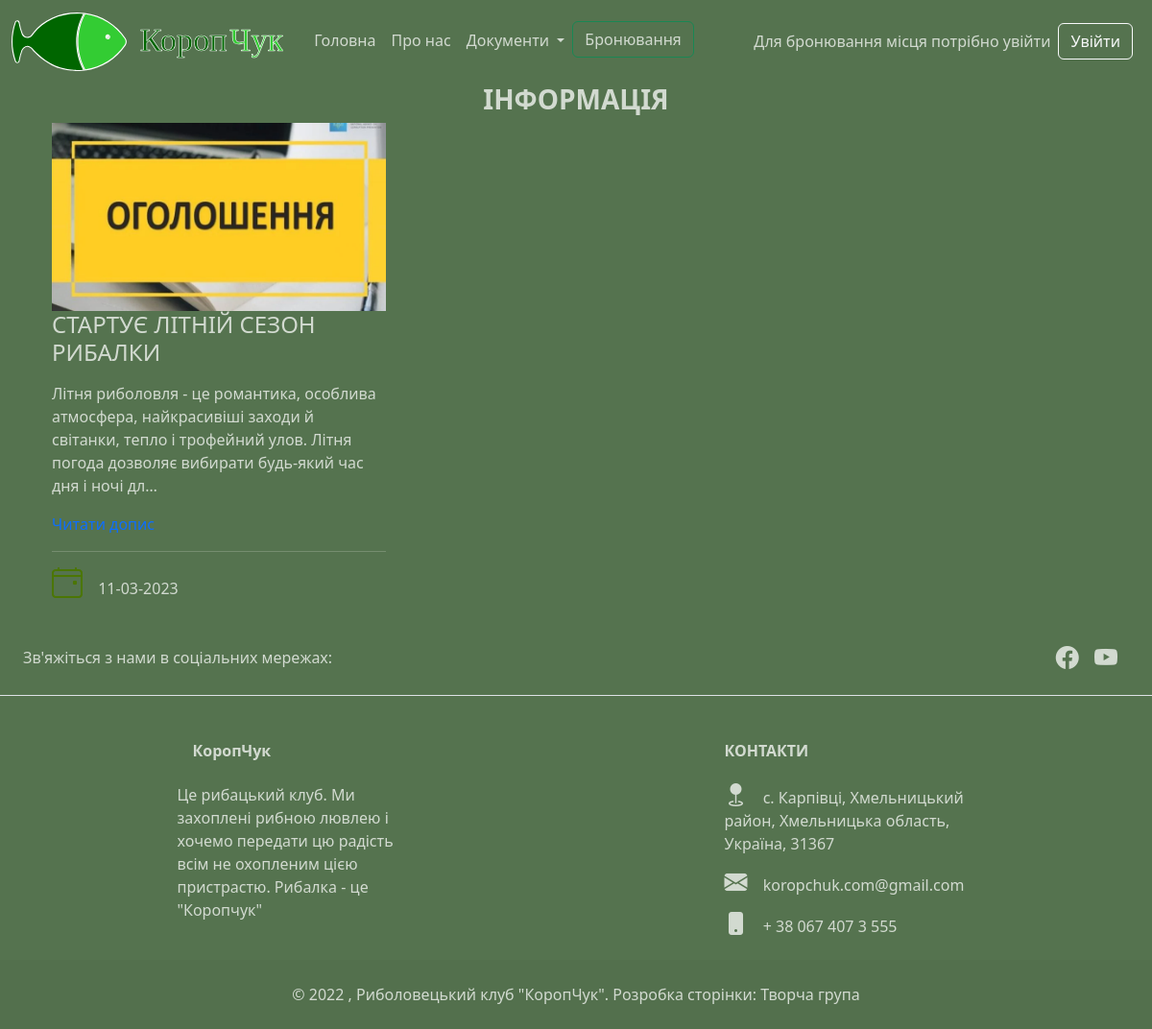
Screenshot of /information/ with the database file from the repository.
### mainapp/models.py (models this page shows, shortened)
class Article(models.Model):
    objects = None
    title = models.CharField(max_length=255, verbose_name='Заголовок')
    slug = models.SlugField(max_length=255, unique=True, db_index=True,
                            verbose_name="URL")  # unique=True це унакальна url-адреса
    content = models.TextField(blank=True, verbose_name='Текст допису')
    photo = models.ImageField(upload_to="photos/%Y/%m/%d", verbose_name='Зображення 16:9/800:450px/WebP')
    document = models.FileField(blank=True, upload_to="documents/%Y/%m/%d/", verbose_name='Додаток')
    time_create = models.DateTimeField(auto_now_add=True, verbose_name='Створено')
    time_update = models.DateTimeField(auto_now=True, verbose_name='Змінено')
    is_published = models.BooleanField(default=True, verbose_name='Опубліковано')
    cat = models.ForeignKey('Category', on_delete=models.PROTECT, verbose_name='Категорія')
    def get_absolute_url(self):
        return reverse('post', kwargs={'post_slug': self.slug})
    class Meta:
        verbose_name = 'Стаття'
        verbose_name_plural = 'Статті'
        ordering = ['-time_create', 'title']

### mainapp/views.py (the view)
# urls.py: path('information/', information, name='information'),
def information(request):
    iposts = Article.objects.filter(cat_id=3)[:9]
    cats = Category.objects.all()
    context = {
        'iposts': iposts,
        'cats': cats,
        'title': 'Інформація',
        'cat_selected': 0,
    }
    return render(request, 'mainapp/information.html', context=context)

### mainapp/models.py (called while the page is built)
    def __str__(self):
        return self.name

    def get_absolute_url(self):
        return reverse('category', kwargs={'cat_id': self.pk})

### mainapp/templatetags/mainapp_tags.py (called while the page is built)
@register.simple_tag(name='getcats')
def get_categories(filter=None):
    if not filter:
        return Category.objects.all()
    else:
        return Category.objects.filter(pk=filter)

@register.inclusion_tag('mainapp/list_categories.html')
def show_categories(sort=None, cat_selected=0):
    if not sort:
        cats = Category.objects.all()
    else:
        cats = Category.objects.order_by(sort)
    return {"cats": cats, "cat_selected": cat_selected}

### mainapp/templates/mainapp/information.html (shortened to what this page needs)
{% extends 'mainapp/base.html' %}
{% load static %}
{% block content %}
<div id="block_information">
  <div class="container">
    <h3 id="header_information_more" class="text-center"><b>ІНФОРМАЦІЯ</b></h3>
      <div class="container-fluid m-auto my-2">
        <div class="row">
            {% for p in iposts %}
                <div class="col-md-4 col-sm-6">
                    {% if p.photo %}
                        <img class="w-100" src="{{p.photo.url}}">
                    {% endif %}
                    <h4 id="information_title_preview">{{p.title}}</h4>
                    {% autoescape off %}
                    <p>{{p.content|linebreaks|truncatechars:170}}</p>
                    {% endautoescape %}
                    <p class="link-read-post"><a href="{{ p.get_absolute_url }}">Читати допис</a></p>
                    <hr>
                    <div class="article-panel">
                        <p class="last">
                            <i class="bi bi-calendar4-event" style="color: #4b7604"></i>
                            {{p.time_update|date:"d-m-Y"}}
                        </p>
                    </div>
                </div>
            {% endfor %}
      </div>
    </div>
  </div>
</div>
{% endblock %}

### mainapp/static/mainapp/css/styles.css (style rules this page uses)
:root { --color1: rgb(1,52,0); --color2: 4f694e; --color21: d0d8d0; --color3: rgb(18,139,2); --color1g: rgb(1,52,0); --color2g: rgb(45,83,40); --color21g: rgb(36,67,33); --color3g: rgb(85,115,79); --color4g: rgb(125,148,120); --color5g: rgb(167,183,163); --color6g: rgb(210,218,208); --color7g: rgb(18,139,2); --color1w: rgb(255,255,255); --color1o: rgb(255,117,24); --color4: #fff; --color5: rgb(222,42,166); }
body, .dropdown-menu, nav, footer { background-color: var(--color3g); }
body, .nav-link, header, .bi, .btn-outline-success, .fr, footer { color: var(--color6g); }
a { text-decoration: none; }
.bi, #login { font-size: 2em; margin-right: 12px; }

### rows the page displays
Article: photo (picture), title "СТАРТУЄ ЛІТНІЙ СЕЗОН РИБАЛКИ", content "Літня риболовля - це романтика, особлива атмосфера, найкрасивіші заходи й світанки, тепло і трофейний улов. Літня погода дозволяє вибирати будь-який час дня і ночі дл…", time_update "11-03-2023"
